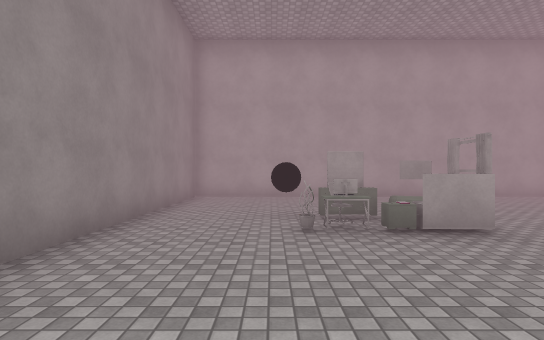
view 1 (above)

17 first-person views from a walk through a Unity game level. The camera is 1.5 m above the floor, looks level and sees 80° across. Doors are open. The floor is counted in squares, 2 m on a side. Each view is taken from the middle of a square. On the plan, view 1 faces up. The plan holds only what a view shows up to about 11 squares ahead; the rest is blank. The place goes on beyond the plan. The player character is not drawn. Some animated figures are not drawn. Some surface patterns are stand-ins.

view 2
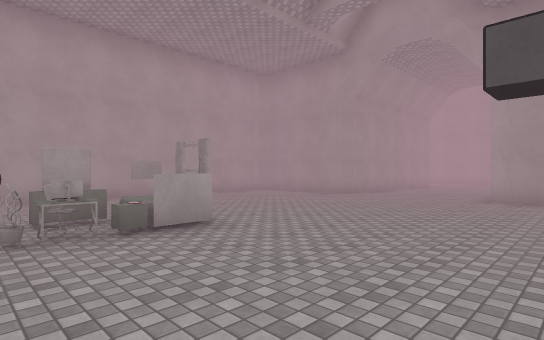

view 3
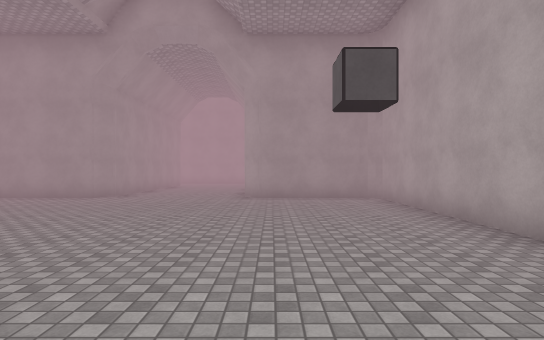

view 4
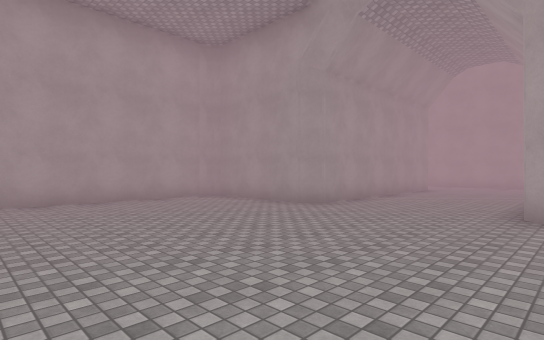

view 5
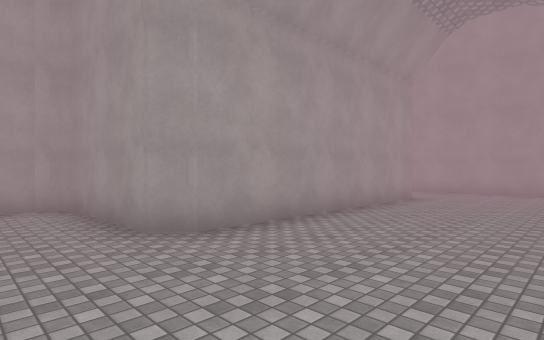

view 6
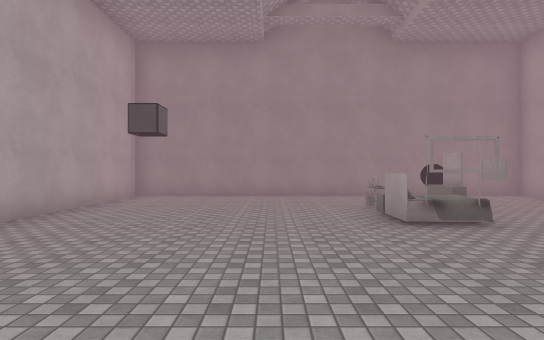

view 7
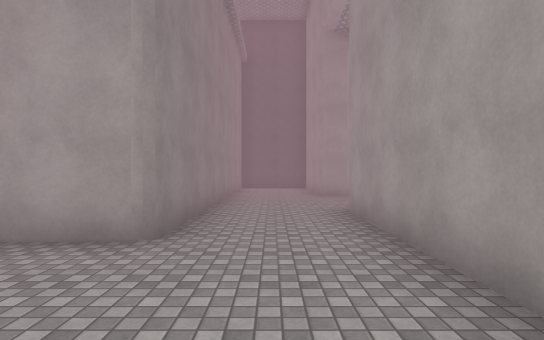

view 8
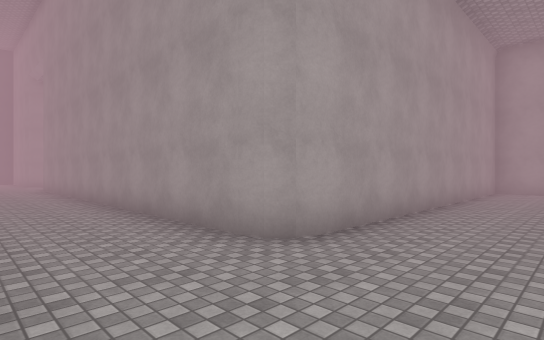

view 9
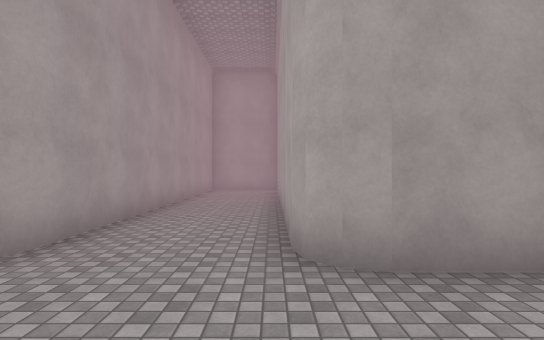

view 10
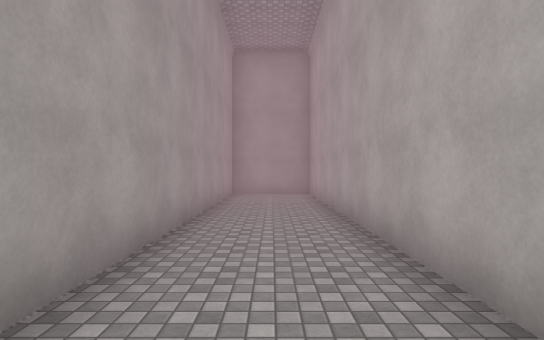

view 11
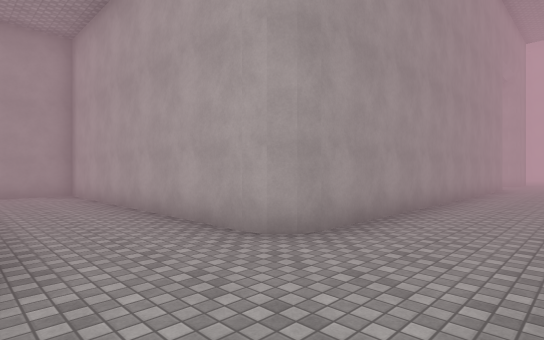

view 12
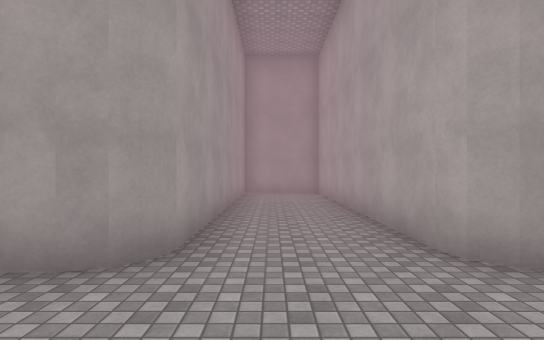

view 13
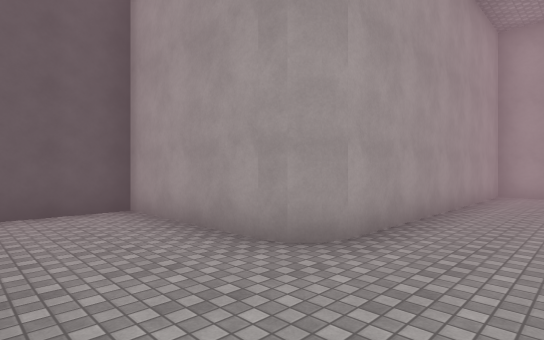

view 14
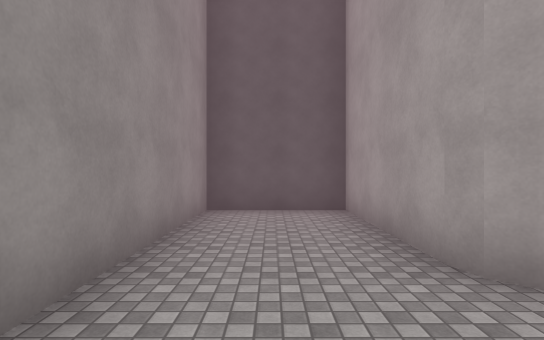

view 15
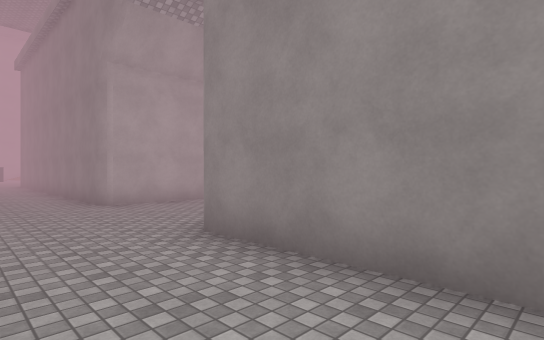

view 16
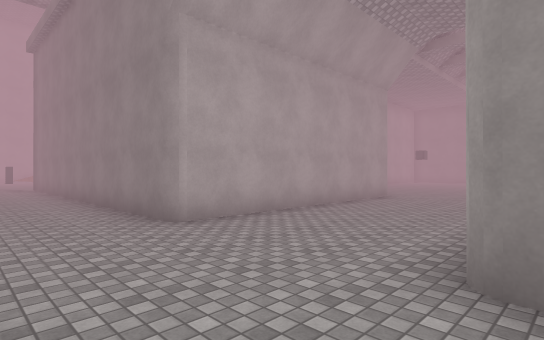

view 17
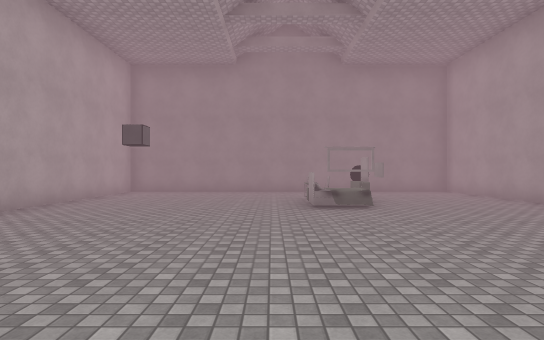

### Floor plan
Points are (right, up) in squares from view 1. A wall is a line through its corners. A room is listed if a view was taken in it or the views show most of it. See-through windows are left out.
Room 1 (views 1, 2, 3, 4, 5, 6, 7, 8, 9, 10, 11, 12, 13, 14, 15, 16, 17)
walls: (8.6, -1.4) (8.6, 1.3) (9.1, 1.8) (15.8, 1.8) (15.8, -7.2); (8.1, 9) (-2.1, 9) (-2.1, -1.9) (8.1, -1.9); (18.4, -3.3) (18.4, 8); (18.3, 7.7) (18.5, 8.3) (19.1, 8.5); (18.7, -3.7) (18.5, -3.4) (18.4, -3); (18.5, 8.1) (18.7, 8.4); (19.2, -3.8) (18.5, -3.6); (18.8, 8.5) (26.7, 8.5) (26.7, 10.9) (18.8, 10.9); (1.5, 5.2) (0.9, 5.2); (1.5, 5.4) (0.9, 5.4); (18.4, -7) (18.5, -6.5) (18.8, -6.2) (28.1, -6.2) (28.1, -3.8) (18.8, -3.8); (18.7, 11) (18.5, 11.2); (18.4, 11.3) (18.4, 15) (15.8, 15) (15.8, 5.4) (9.1, 5.4) (8.6, 5.8) (8.6, 8.5); (19.1, 10.9) (18.5, 11) (18.4, 11.7); (18.4, -8) (18.4, -6.6)
low walls: (1.6, 5) (0.7, 5)
objects: other object (-1, 4); other object (0, 3); other object (0, 4); ball (0, 5); other object (1, 3); chair (1, 4); other object (2, 4); other object (2, 5)

Positions as (right, up) in squares from view 1, and headings:
1: (0, 0), facing up
2: (0, 0), facing up-right
3: (0, 1), facing right
4: (3, 1), facing up-right
5: (7, 2), facing up-right
6: (7, 2), facing left
7: (17, 2), facing up
8: (16, -6), facing up-right
9: (16, -6), facing right
10: (18, -5), facing right
11: (16, 11), facing down-right
12: (16, 10), facing right
13: (16, 9), facing up-right
14: (17, 9), facing up
15: (18, 9), facing down-left
16: (18, 6), facing down-left
17: (9, 3), facing left
